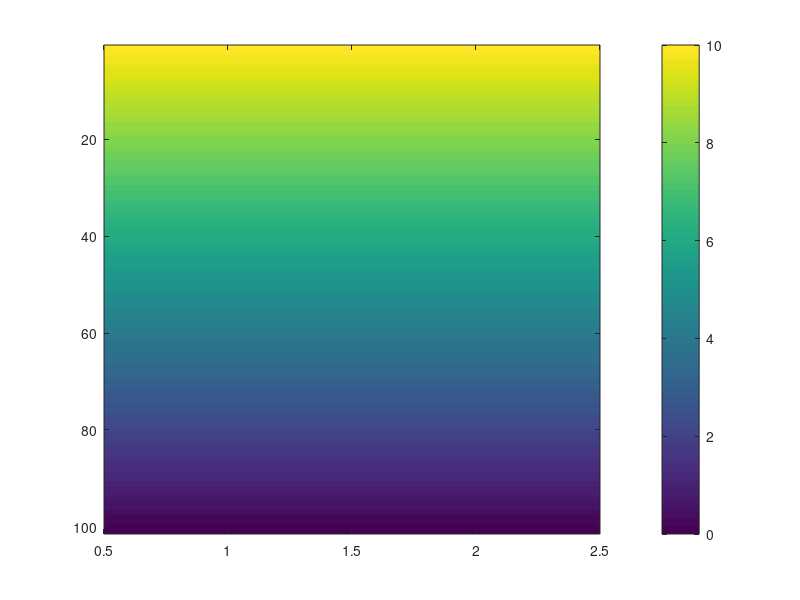

Source code (MATLAB): (Note: this script raises an error after producing the figure.)
close all
clear all

nflat=1;
nslope=1;
ny=2*nflat;
nz=101;
nx=2;

fac=[ones(1,nflat), linspace(1,0,nslope), zeros(1,nflat)];
fac=[ones(1,nflat), zeros(1,nflat)];

cast1=linspace(10,0,nz)';
dt=0.0;
cast2=linspace(10+dt,0+dt,nz)';

t1=bsxfun(@times, ones(1,2*nflat) , cast2);

t2=bsxfun(@times, fac, cast1-cast2);

ct=t1+t2;

imagesc(ct)
colorbar

ct=repmat(ct,[1,1,nx]);

p=linspace(0,2000,nz)';
p=repmat(p,[1,ny]);
p=repmat(p,[1,1,nx]);

lat=linspace(-85,85,ny);
lat=bsxfun(@times,lat,ones(nz,1));
lats=repmat(lat,[1,1,nx]);
lon=linspace(0,4,nx);
lon=bsxfun(@times,lon,ones(ny,1));
longs=repmat(permute(lon,[3 1 2]),[nz 1 1]);

s=36+0*ct;
rtest1=gsw_rho(s,ct,p);

r=gsw_rho(s(:,2,:),ct(:,2,:), p(:,2,:));
ct(:,2,:)=ct(:,2,:)-1.0;
s(:,2,:)=gsw_SA_from_rho(r,ct(:,2,:), p(:,2,:));
rnew=gsw_rho(s(:,2,:),ct(:,2,:), p(:,2,:));
rtest2=rtest1;
rtest2(:,2,:)=rnew;



rho0=gsw_rho(squeeze(s(:,:,1)), squeeze(ct(:,:,1)), 0*squeeze(p(:,:,1)));
if 1;
    figure
    contourf(lats(1,:,1),-p(:,1,1),rho0)
    colorbar
end

vars = {'s','ct','p','lats','longs'};
save('data/idealized_02.mat',vars{:})


